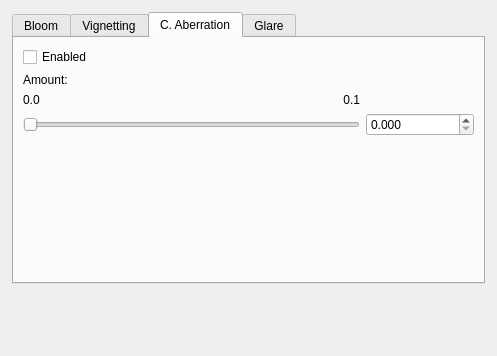
<?xml version="1.0" encoding="UTF-8"?>
<ui version="4.0">
 <class>LensEffectsWidget</class>
 <widget class="QWidget" name="LensEffectsWidget">
  <property name="geometry">
   <rect>
    <x>0</x>
    <y>0</y>
    <width>497</width>
    <height>356</height>
   </rect>
  </property>
  <property name="windowTitle">
   <string>Form</string>
  </property>
  <layout class="QVBoxLayout" name="verticalLayout">
   <property name="margin">
    <number>12</number>
   </property>
   <item>
    <widget class="QTabWidget" name="tabs_lensEffects">
     <property name="enabled">
      <bool>true</bool>
     </property>
     <property name="currentIndex">
      <number>2</number>
     </property>
     <widget class="QWidget" name="tab_gaussianBloom">
      <attribute name="title">
       <string>Bloom</string>
      </attribute>
      <layout class="QGridLayout" name="gridLayout_16">
       <property name="margin">
        <number>4</number>
       </property>
       <item row="0" column="0">
        <layout class="QGridLayout" name="gridLayout_20">
         <item row="2" column="3" colspan="2">
          <widget class="QPushButton" name="button_gaussianDeleteLayer">
           <property name="enabled">
            <bool>false</bool>
           </property>
           <property name="toolTip">
            <string>Delete/Disable Bloom image layer</string>
           </property>
           <property name="text">
            <string>Delete layer</string>
           </property>
          </widget>
         </item>
         <item row="2" column="2">
          <spacer name="horizontalSpacer_5">
           <property name="orientation">
            <enum>Qt::Horizontal</enum>
           </property>
           <property name="sizeHint" stdset="0">
            <size>
             <width>0</width>
             <height>0</height>
            </size>
           </property>
          </spacer>
         </item>
         <item row="2" column="0" colspan="2">
          <widget class="QPushButton" name="button_gaussianComputeLayer">
           <property name="toolTip">
            <string>Compute/Update Bloom image layer</string>
           </property>
           <property name="text">
            <string>Compute layer</string>
           </property>
          </widget>
         </item>
         <item row="1" column="4">
          <widget class="QDoubleSpinBox" name="spinBox_gaussianRadius">
           <property name="toolTip">
            <string>Adjust Image length Bloom Radius Value</string>
           </property>
           <property name="keyboardTracking">
            <bool>false</bool>
           </property>
           <property name="decimals">
            <number>4</number>
           </property>
           <property name="maximum">
            <double>1.000000000000000</double>
           </property>
           <property name="singleStep">
            <double>0.010000000000000</double>
           </property>
          </widget>
         </item>
         <item row="1" column="1" colspan="3">
          <widget class="QSlider" name="slider_gaussianRadius">
           <property name="toolTip">
            <string>Adjust Image length Bloom Radius</string>
           </property>
           <property name="maximum">
            <number>512</number>
           </property>
           <property name="orientation">
            <enum>Qt::Horizontal</enum>
           </property>
          </widget>
         </item>
         <item row="1" column="0">
          <widget class="QLabel" name="label_gaussianRadius">
           <property name="text">
            <string>Radius</string>
           </property>
           <property name="buddy">
            <cstring>slider_gaussianRadius</cstring>
           </property>
          </widget>
         </item>
         <item row="0" column="4">
          <widget class="QDoubleSpinBox" name="spinBox_gaussianAmount">
           <property name="enabled">
            <bool>false</bool>
           </property>
           <property name="toolTip">
            <string>Adjust Bloom amount Value</string>
           </property>
           <property name="keyboardTracking">
            <bool>false</bool>
           </property>
           <property name="maximum">
            <double>1.000000000000000</double>
           </property>
           <property name="singleStep">
            <double>0.010000000000000</double>
           </property>
          </widget>
         </item>
         <item row="0" column="1" colspan="3">
          <widget class="QSlider" name="slider_gaussianAmount">
           <property name="enabled">
            <bool>false</bool>
           </property>
           <property name="toolTip">
            <string>Adjust Bloom amount</string>
           </property>
           <property name="maximum">
            <number>512</number>
           </property>
           <property name="orientation">
            <enum>Qt::Horizontal</enum>
           </property>
          </widget>
         </item>
         <item row="0" column="0">
          <widget class="QLabel" name="label_gaussianAmount">
           <property name="text">
            <string>Amount</string>
           </property>
           <property name="buddy">
            <cstring>slider_gaussianAmount</cstring>
           </property>
          </widget>
         </item>
        </layout>
       </item>
       <item row="1" column="0">
        <spacer name="verticalSpacer_3">
         <property name="orientation">
          <enum>Qt::Vertical</enum>
         </property>
         <property name="sizeHint" stdset="0">
          <size>
           <width>0</width>
           <height>0</height>
          </size>
         </property>
        </spacer>
       </item>
      </layout>
     </widget>
     <widget class="QWidget" name="tab_vignetting">
      <attribute name="title">
       <string>Vignetting</string>
      </attribute>
      <layout class="QVBoxLayout" name="verticalLayout_4">
       <item>
        <widget class="QCheckBox" name="checkBox_vignettingEnabled">
         <property name="toolTip">
          <string>Enable Vignetting</string>
         </property>
         <property name="text">
          <string>Enabled</string>
         </property>
        </widget>
       </item>
       <item>
        <widget class="QLabel" name="label_vignettingAmount">
         <property name="text">
          <string>Amount:</string>
         </property>
         <property name="buddy">
          <cstring>slider_vignettingAmount</cstring>
         </property>
        </widget>
       </item>
       <item>
        <layout class="QGridLayout" name="gridLayout_21">
         <item row="0" column="0">
          <widget class="QLabel" name="label_vignettingMin">
           <property name="text">
            <string>-1.0</string>
           </property>
          </widget>
         </item>
         <item row="0" column="1">
          <widget class="QLabel" name="label_vignettingMed">
           <property name="text">
            <string>0.0</string>
           </property>
           <property name="alignment">
            <set>Qt::AlignCenter</set>
           </property>
          </widget>
         </item>
         <item row="0" column="2">
          <widget class="QLabel" name="label_vignettingMax">
           <property name="text">
            <string>+1.0</string>
           </property>
           <property name="alignment">
            <set>Qt::AlignRight|Qt::AlignTrailing|Qt::AlignVCenter</set>
           </property>
          </widget>
         </item>
         <item row="1" column="0" colspan="3">
          <widget class="QSlider" name="slider_vignettingAmount">
           <property name="enabled">
            <bool>true</bool>
           </property>
           <property name="toolTip">
            <string>Adjust Vignetting Amount</string>
           </property>
           <property name="maximum">
            <number>512</number>
           </property>
           <property name="orientation">
            <enum>Qt::Horizontal</enum>
           </property>
           <property name="tickPosition">
            <enum>QSlider::TicksAbove</enum>
           </property>
           <property name="tickInterval">
            <number>10</number>
           </property>
          </widget>
         </item>
         <item row="1" column="3">
          <widget class="QDoubleSpinBox" name="spinBox_vignettingAmount">
           <property name="enabled">
            <bool>true</bool>
           </property>
           <property name="toolTip">
            <string>Adjust Vignetting Amount Value</string>
           </property>
           <property name="keyboardTracking">
            <bool>false</bool>
           </property>
           <property name="decimals">
            <number>3</number>
           </property>
           <property name="minimum">
            <double>-1.000000000000000</double>
           </property>
           <property name="maximum">
            <double>1.000000000000000</double>
           </property>
           <property name="singleStep">
            <double>0.100000000000000</double>
           </property>
          </widget>
         </item>
        </layout>
       </item>
       <item>
        <spacer name="verticalSpacer_5">
         <property name="orientation">
          <enum>Qt::Vertical</enum>
         </property>
         <property name="sizeHint" stdset="0">
          <size>
           <width>0</width>
           <height>0</height>
          </size>
         </property>
        </spacer>
       </item>
      </layout>
     </widget>
     <widget class="QWidget" name="tab_chromaticAbberationTab">
      <attribute name="title">
       <string>C. Aberration</string>
      </attribute>
      <layout class="QVBoxLayout" name="verticalLayout_5">
       <item>
        <widget class="QCheckBox" name="checkBox_caEnabled">
         <property name="toolTip">
          <string>Enable Chromatic Abberation</string>
         </property>
         <property name="text">
          <string>Enabled</string>
         </property>
        </widget>
       </item>
       <item>
        <widget class="QLabel" name="label_caAmount">
         <property name="text">
          <string>Amount:</string>
         </property>
         <property name="buddy">
          <cstring>slider_caAmount</cstring>
         </property>
        </widget>
       </item>
       <item>
        <layout class="QGridLayout" name="gridLayout_22">
         <item row="0" column="0">
          <widget class="QLabel" name="label_caAmountMin">
           <property name="text">
            <string>0.0</string>
           </property>
          </widget>
         </item>
         <item row="0" column="1">
          <widget class="QLabel" name="label_caAmountMed">
           <property name="text">
            <string/>
           </property>
           <property name="alignment">
            <set>Qt::AlignCenter</set>
           </property>
          </widget>
         </item>
         <item row="0" column="2">
          <widget class="QLabel" name="checkBox_caAmountMax">
           <property name="text">
            <string>0.1</string>
           </property>
           <property name="alignment">
            <set>Qt::AlignRight|Qt::AlignTrailing|Qt::AlignVCenter</set>
           </property>
          </widget>
         </item>
         <item row="1" column="0" colspan="3">
          <widget class="QSlider" name="slider_caAmount">
           <property name="toolTip">
            <string>Adjust Chromatic Abberation Amount</string>
           </property>
           <property name="maximum">
            <number>512</number>
           </property>
           <property name="orientation">
            <enum>Qt::Horizontal</enum>
           </property>
           <property name="tickPosition">
            <enum>QSlider::NoTicks</enum>
           </property>
           <property name="tickInterval">
            <number>0</number>
           </property>
          </widget>
         </item>
         <item row="1" column="3">
          <widget class="QDoubleSpinBox" name="spinBox_caAmount">
           <property name="toolTip">
            <string>Adjust Chromatic Abberation Amount Value</string>
           </property>
           <property name="keyboardTracking">
            <bool>false</bool>
           </property>
           <property name="decimals">
            <number>3</number>
           </property>
           <property name="minimum">
            <double>0.000000000000000</double>
           </property>
           <property name="maximum">
            <double>0.500000000000000</double>
           </property>
           <property name="singleStep">
            <double>0.001000000000000</double>
           </property>
          </widget>
         </item>
        </layout>
       </item>
       <item>
        <spacer name="verticalSpacer_6">
         <property name="orientation">
          <enum>Qt::Vertical</enum>
         </property>
         <property name="sizeHint" stdset="0">
          <size>
           <width>0</width>
           <height>0</height>
          </size>
         </property>
        </spacer>
       </item>
      </layout>
     </widget>
     <widget class="QWidget" name="tab_glare">
      <attribute name="title">
       <string>Glare</string>
      </attribute>
      <layout class="QVBoxLayout" name="verticalLayout_6">
       <item>
        <layout class="QGridLayout" name="gridLayout_23">
         <item row="5" column="1" colspan="6">
          <spacer name="horizontalSpacer">
           <property name="orientation">
            <enum>Qt::Horizontal</enum>
           </property>
           <property name="sizeHint" stdset="0">
            <size>
             <width>13</width>
             <height>13</height>
            </size>
           </property>
          </spacer>
         </item>
         <item row="11" column="0" colspan="2">
          <widget class="QPushButton" name="button_glareComputeLayer">
           <property name="toolTip">
            <string>Compute/Update Glare image layer</string>
           </property>
           <property name="text">
            <string>Compute layer</string>
           </property>
          </widget>
         </item>
         <item row="6" column="0">
          <widget class="QCheckBox" name="checkBox_glareMap">
           <property name="text">
            <string>Use maps</string>
           </property>
          </widget>
         </item>
         <item row="11" column="2" colspan="2">
          <spacer name="hSpacer3">
           <property name="orientation">
            <enum>Qt::Horizontal</enum>
           </property>
           <property name="sizeHint" stdset="0">
            <size>
             <width>0</width>
             <height>0</height>
            </size>
           </property>
          </spacer>
         </item>
         <item row="11" column="4" colspan="3">
          <widget class="QPushButton" name="button_glareDeleteLayer">
           <property name="enabled">
            <bool>false</bool>
           </property>
           <property name="toolTip">
            <string>Delete/Disable Glare image layer</string>
           </property>
           <property name="text">
            <string>Delete layer</string>
           </property>
          </widget>
         </item>
         <item row="8" column="0">
          <widget class="QLabel" name="label_lashesMap">
           <property name="text">
            <string>Eye lashes map:</string>
           </property>
          </widget>
         </item>
         <item row="7" column="0">
          <widget class="QLabel" name="label_pupilMap">
           <property name="text">
            <string>Pupil map:</string>
           </property>
          </widget>
         </item>
         <item row="7" column="1" colspan="6">
          <layout class="QHBoxLayout" name="horizontalLayout">
           <item>
            <widget class="QLineEdit" name="lineEdit_pupilMap">
             <property name="sizePolicy">
              <sizepolicy hsizetype="Expanding" vsizetype="Fixed">
               <horstretch>0</horstretch>
               <verstretch>0</verstretch>
              </sizepolicy>
             </property>
            </widget>
           </item>
           <item>
            <widget class="QPushButton" name="button_browsePupilMap">
             <property name="sizePolicy">
              <sizepolicy hsizetype="Fixed" vsizetype="Fixed">
               <horstretch>0</horstretch>
               <verstretch>0</verstretch>
              </sizepolicy>
             </property>
             <property name="minimumSize">
              <size>
               <width>16</width>
               <height>16</height>
              </size>
             </property>
             <property name="maximumSize">
              <size>
               <width>24</width>
               <height>16777215</height>
              </size>
             </property>
             <property name="text">
              <string>...</string>
             </property>
            </widget>
           </item>
          </layout>
         </item>
         <item row="6" column="1" colspan="6">
          <spacer name="horizontalSpacer_2">
           <property name="orientation">
            <enum>Qt::Horizontal</enum>
           </property>
           <property name="sizeHint" stdset="0">
            <size>
             <width>40</width>
             <height>20</height>
            </size>
           </property>
          </spacer>
         </item>
         <item row="4" column="6">
          <widget class="QDoubleSpinBox" name="spinBox_glareRadius">
           <property name="toolTip">
            <string>Adjust Image length Glare Value</string>
           </property>
           <property name="keyboardTracking">
            <bool>false</bool>
           </property>
           <property name="decimals">
            <number>3</number>
           </property>
           <property name="maximum">
            <double>0.200000000000000</double>
           </property>
           <property name="singleStep">
            <double>0.010000000000000</double>
           </property>
          </widget>
         </item>
         <item row="1" column="0">
          <widget class="QLabel" name="label_glareAmount">
           <property name="text">
            <string>Amount:</string>
           </property>
           <property name="buddy">
            <cstring>slider_glareAmount</cstring>
           </property>
          </widget>
         </item>
         <item row="1" column="1" colspan="5">
          <widget class="QSlider" name="slider_glareAmount">
           <property name="enabled">
            <bool>false</bool>
           </property>
           <property name="toolTip">
            <string>Adjust Glare amount</string>
           </property>
           <property name="maximum">
            <number>512</number>
           </property>
           <property name="orientation">
            <enum>Qt::Horizontal</enum>
           </property>
          </widget>
         </item>
         <item row="1" column="6">
          <widget class="QDoubleSpinBox" name="spinBox_glareAmount">
           <property name="enabled">
            <bool>false</bool>
           </property>
           <property name="toolTip">
            <string>Adjust Glare amount Value</string>
           </property>
           <property name="keyboardTracking">
            <bool>false</bool>
           </property>
           <property name="decimals">
            <number>3</number>
           </property>
           <property name="maximum">
            <double>0.300000000000000</double>
           </property>
           <property name="singleStep">
            <double>0.010000000000000</double>
           </property>
          </widget>
         </item>
         <item row="2" column="0">
          <widget class="QLabel" name="label_glareThreshold">
           <property name="text">
            <string>Threshold:</string>
           </property>
          </widget>
         </item>
         <item row="2" column="1" colspan="5">
          <widget class="QSlider" name="slider_glareThreshold">
           <property name="toolTip">
            <string>Just pixels with a brightness above this threshold will be used for the glare effect</string>
           </property>
           <property name="maximum">
            <number>512</number>
           </property>
           <property name="orientation">
            <enum>Qt::Horizontal</enum>
           </property>
          </widget>
         </item>
         <item row="2" column="6">
          <widget class="QDoubleSpinBox" name="spinBox_glareThreshold">
           <property name="toolTip">
            <string>Just pixels with a brightness above this threshold will be used for the glare effect</string>
           </property>
           <property name="keyboardTracking">
            <bool>false</bool>
           </property>
           <property name="decimals">
            <number>3</number>
           </property>
           <property name="maximum">
            <double>1.000000000000000</double>
           </property>
           <property name="singleStep">
            <double>0.010000000000000</double>
           </property>
          </widget>
         </item>
         <item row="3" column="0">
          <widget class="QLabel" name="label_glareBlades">
           <property name="text">
            <string>Blades:</string>
           </property>
           <property name="buddy">
            <cstring>spinBox_glareBlades</cstring>
           </property>
          </widget>
         </item>
         <item row="3" column="1" colspan="2">
          <widget class="QLabel" name="glareRadiusLabel">
           <property name="text">
            <string>Radius:</string>
           </property>
           <property name="buddy">
            <cstring>slider_glareRadius</cstring>
           </property>
          </widget>
         </item>
         <item row="3" column="3" colspan="4">
          <spacer name="hSpacer2">
           <property name="orientation">
            <enum>Qt::Horizontal</enum>
           </property>
           <property name="sizeHint" stdset="0">
            <size>
             <width>116</width>
             <height>13</height>
            </size>
           </property>
          </spacer>
         </item>
         <item row="4" column="0">
          <widget class="QSpinBox" name="spinBox_glareBlades">
           <property name="toolTip">
            <string>Adjust number of Glare blades used</string>
           </property>
           <property name="maximum">
            <number>100</number>
           </property>
          </widget>
         </item>
         <item row="4" column="1" colspan="5">
          <widget class="QSlider" name="slider_glareRadius">
           <property name="toolTip">
            <string>Adjust Image length Glare Radius</string>
           </property>
           <property name="maximum">
            <number>512</number>
           </property>
           <property name="orientation">
            <enum>Qt::Horizontal</enum>
           </property>
          </widget>
         </item>
         <item row="8" column="1" colspan="6">
          <layout class="QHBoxLayout" name="horizontalLayout_2">
           <item>
            <widget class="QLineEdit" name="lineEdit_lashesMap"/>
           </item>
           <item>
            <widget class="QPushButton" name="button_browseLashesMap">
             <property name="sizePolicy">
              <sizepolicy hsizetype="Fixed" vsizetype="Fixed">
               <horstretch>0</horstretch>
               <verstretch>0</verstretch>
              </sizepolicy>
             </property>
             <property name="minimumSize">
              <size>
               <width>16</width>
               <height>16</height>
              </size>
             </property>
             <property name="maximumSize">
              <size>
               <width>24</width>
               <height>16777215</height>
              </size>
             </property>
             <property name="text">
              <string>...</string>
             </property>
            </widget>
           </item>
          </layout>
         </item>
        </layout>
       </item>
      </layout>
     </widget>
    </widget>
   </item>
   <item>
    <spacer name="verticalSpacer_7">
     <property name="orientation">
      <enum>Qt::Vertical</enum>
     </property>
     <property name="sizeHint" stdset="0">
      <size>
       <width>0</width>
       <height>0</height>
      </size>
     </property>
    </spacer>
   </item>
  </layout>
 </widget>
 <resources/>
 <connections/>
</ui>
